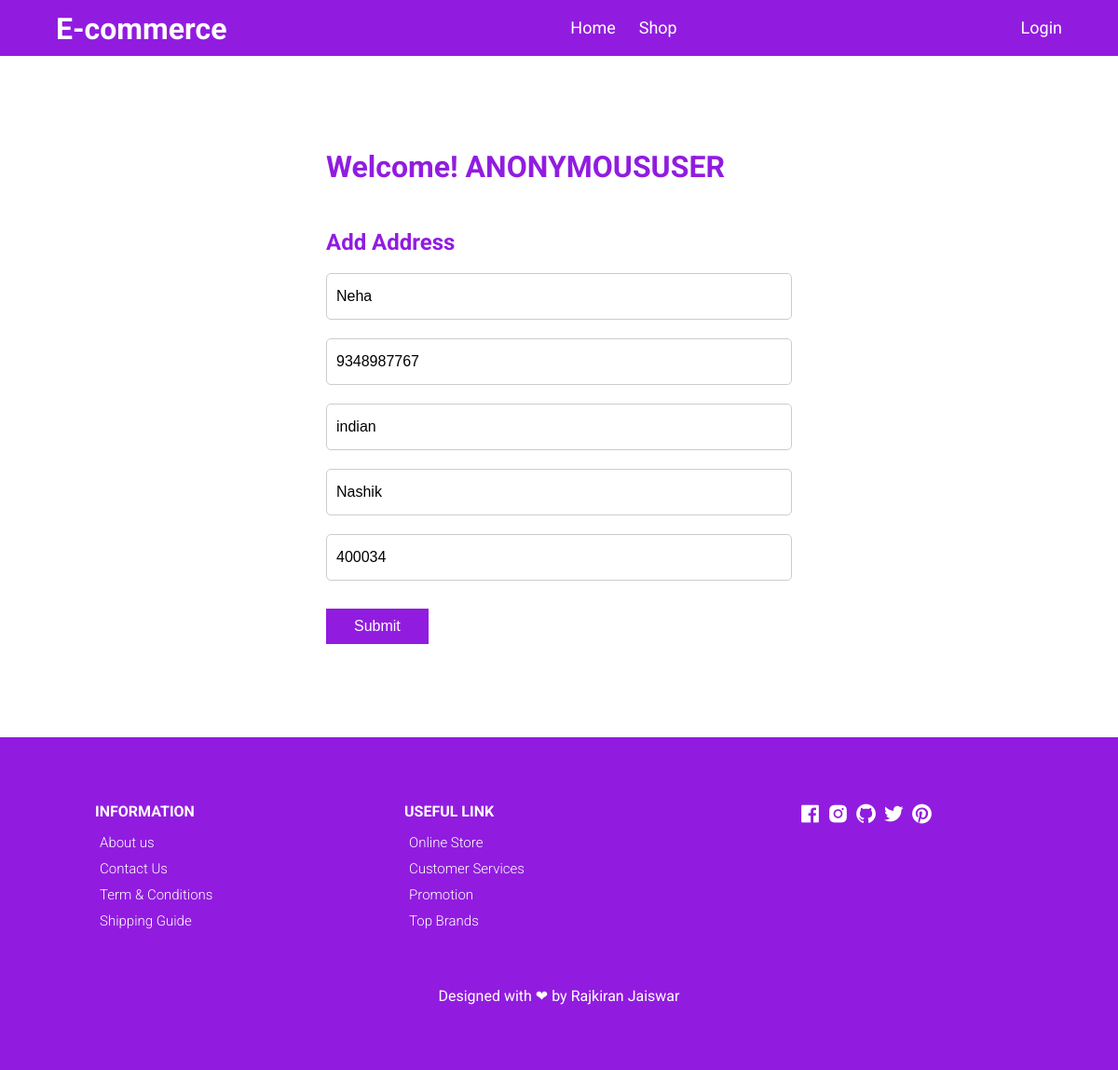
The app's page /add_edit/21 with its own data.
### myapp/models.py (models this page shows, shortened)
class CustomerModel(models.Model):
    username = models.ForeignKey(User,on_delete=models.CASCADE)
    name = models.CharField(max_length=50,blank=True)
    phone = models.IntegerField(max_length=50)
    locality = models.CharField(max_length=100)
    city = models.CharField(max_length=50)
    zipcode = models.IntegerField()

### myapp/views.py (the view)
# urls.py: path('add_edit/<int:id>',views.add_edit,name='add_edit'),
def add_edit(request,id):
    add_edit = CustomerModel.objects.get(id=id)
    if request.method == 'POST':
        add = CustomerForm(request.POST,instance=add_edit)
        add.save()
        return redirect('profile')
    form = CustomerForm(instance=add_edit)
    return render(request,'address.html',{'form':form})

### myapp/forms.py
class CustomerForm(forms.ModelForm):
    class Meta:
        model = CustomerModel
        fields = ['name','phone','locality','city','zipcode']
        widgets = {
            'name':forms.TextInput(attrs={'placeholder':'Enter name'}),
            'phone':forms.NumberInput(attrs={'placeholder':'Enter phone number'}),
            'locality':forms.TextInput(attrs={'placeholder':'Enter locality'}),
            'city':forms.TextInput(attrs={'placeholder':'Enter city'}),
            'zipcode':forms.NumberInput(attrs={'placeholder':'Enter zipcode'})
        }

### templates/address.html (shortened to what this page needs)
{% include 'header.html' %}
{% block content %}
    <div class="container">
      <div class="login-form">
        <form method="post">
          <h1>Welcome! {{request.user | upper}}</h1><br><br>
          <h2 style="color:#911cdf">Add Address</h2><br>
          {{form.name}}
          {{form.phone}}
          {{form.locality}}
          {{form.city}}
          {{form.zipcode}}
          <div class="buttons">
            <button type="submit" class="signupbtn">Submit</button>
          </div>
        </form>
      </div>
    </div>
{% endblock %}
{% include 'footer.html' %}

### static/css/styles.css (style rules this page uses)
:root { --white: #fff; --black: #222; --green: #911cdf; --grey1: #f0f0f0; --grey2: #edc6ff; }
*, *::before, *::after { margin: 0; padding: 0; box-sizing: inherit; }
html { box-sizing: border-box; font-size: 62.5%; }
body { font-family: 'Roboto', sans-serif; font-size: 1.6rem; background-color: var(--white); color: var(--black); font-weight: 400; font-style: normal; }
.container { max-width: 114rem; margin: 0 auto; padding: 0 3rem; }
form { position: relative; z-index: 1; }
.login-form { padding: 5rem 0; max-width: 50rem; margin: 5rem auto; }
.login-form form { display: flex; flex-direction: column; }
.login-form form h1 { margin-bottom: 1rem; color: var(--green); }
.login-form form input { border: 1px solid #ccc; outline: none; padding: 1.5rem 0; text-indent: 1rem; font-size: 1.6rem; margin-bottom: 2rem; border-radius: 0.5rem; }
.login-form form input::placeholder { font-size: 1.6rem; color: #222; }
.login-form form .buttons { margin-top: 1rem; }
.login-form form button { outline: none; border: none; font-size: 1.6rem; padding: 1rem 3rem; margin-right: 1.5rem; background-color: var(--green); color: white; cursor: pointer; }

### static/css/checkout.css (style rules this page uses)
button { outline: none; border: none; font-size: 1.6rem; padding: 1rem 3rem; margin-right: 1.5rem; background-color: #911cdf; color: white; cursor: pointer; }

### records on screen
CustomerModel: name "Neha", phone "9348987767", locality "indian", city "Nashik", zipcode "400034"

### other values on screen
{{ request.user | upper }} "ANONYMOUSUSER"
